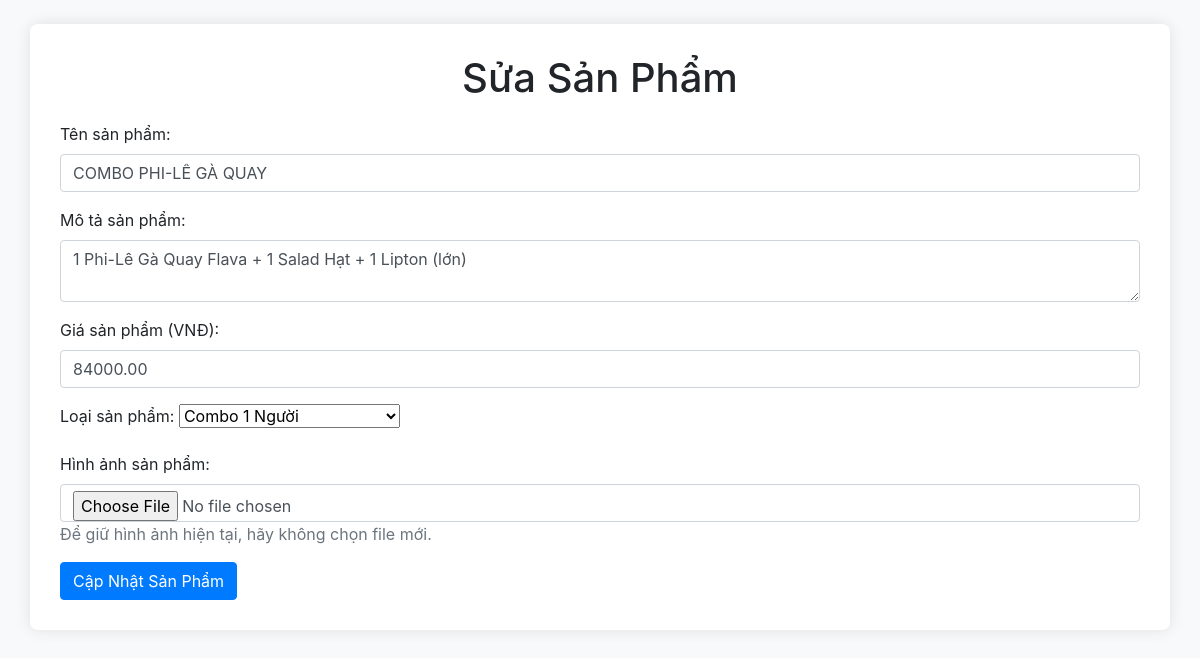
/fast_food_website/edit_product.php?id=23, run on the app's committed database.
### tables this page shows
CREATE TABLE `products` (
  `id` int(11) NOT NULL,
  `name` varchar(100) NOT NULL,
  `description` text NOT NULL,
  `price` decimal(10,2) NOT NULL,
  `image_url` varchar(255) NOT NULL,
  `category_id` int(11) NOT NULL
);

CREATE TABLE `categories` (
  `id` int(11) NOT NULL,
  `name` varchar(50) NOT NULL,
  `description` text NOT NULL
);

### fast_food_website/edit_product.php (the view, shortened to what this page needs)
<?php
include 'includes/db_connection.php';
$product_id = (int)$_GET['id'];
$stmt = $conn->prepare("SELECT * FROM products WHERE id = ?");
$stmt->bind_param("i", $product_id);
$stmt->execute();
$product = $stmt->get_result()->fetch_assoc();
$categories = $conn->query("SELECT * FROM categories");
?>
<!DOCTYPE html>
<html lang="vi">
<head>
    <link rel="stylesheet" href="https://stackpath.bootstrapcdn.com/bootstrap/4.5.2/css/bootstrap.min.css">
</head>
<body>
    <main class="container my-4">
        <h1 class="text-center">Sửa Sản Phẩm</h1>
        <form action="edit_product.php?id=<?php echo $product_id; ?>" method="post" enctype="multipart/form-data">
            <div class="mb-3">
                <label for="name" class="form-label">Tên sản phẩm:</label>
                <input type="text" id="name" name="name" class="form-control" value="<?php echo $product['name']; ?>" required>
            </div>
            <div class="mb-3">
                <label for="description" class="form-label">Mô tả sản phẩm:</label>
                <textarea id="description" name="description" class="form-control" required><?php echo $product['description']; ?></textarea>
            </div>
            <div class="mb-3">
                <label for="price" class="form-label">Giá sản phẩm (VNĐ):</label>
                <input type="number" id="price" name="price" class="form-control" value="<?php echo $product['price']; ?>" required>
            </div>
            <div class="mb-3">
                <label for="category_id" class="form-label">Loại sản phẩm:</label>
                <select id="category_id" name="category_id" class="form-select" required>
                    <?php while ($row = $categories->fetch_assoc()): ?>
                        <option value="<?php echo $row['id']; ?>" <?php echo $row['id'] == $product['category_id'] ? 'selected' : ''; ?>><?php echo $row['name']; ?></option>
                    <?php endwhile; ?>
                </select>
            </div>
            <div class="mb-3">
                <label for="image" class="form-label">Hình ảnh sản phẩm:</label>
                <input type="file" id="image" name="image" accept="image/*" class="form-control">
                <p class="text-muted">Để giữ hình ảnh hiện tại, hãy không chọn file mới.</p>
            </div>
            <button type="submit" name="submit" class="btn btn-primary">Cập Nhật Sản Phẩm</button>
        </form>
    </main>
</body>
</html>

### fast_food_website/edit_product.php (style rules this page uses)
body { background-color: #f8f9fa; }
.container { background-color: white; border-radius: 8px; padding: 30px; box-shadow: 0 0 15px rgba(0, 0, 0, 0.1); }
h1 { margin-bottom: 20px; }

### data on the page
products: name "COMBO PHI-LÊ GÀ QUAY", description "1 Phi-Lê Gà Quay Flava + 1 Salad Hạt + 1 Lipton (lớn)", price "84000.00", category_id "Combo 1 Người"
